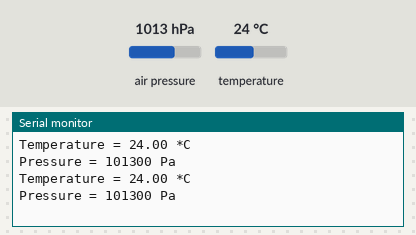
The sketch below on a simulated Arduino Uno, built with avr-gcc and run on an emulated ATmega328P. On the bench: the last lines printed to the serial monitor. The test bench sets the inputs (shaded band); at power-on: air pressure 1013 hPa, temperature 24 °C.

Above: at 5.8 s.
5.9 s: air pressure set to 952 hPa
At 10.5 s:
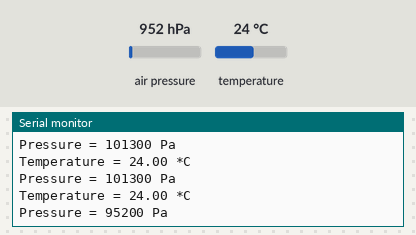
11.9 s: temperature set to 12 °C
At 15.5 s:
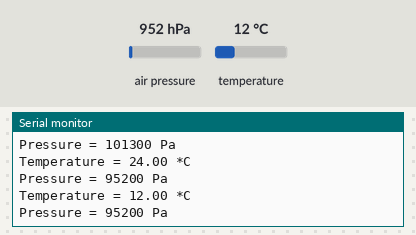
17.9 s: air pressure set to 975 hPa
At 20.6 s:
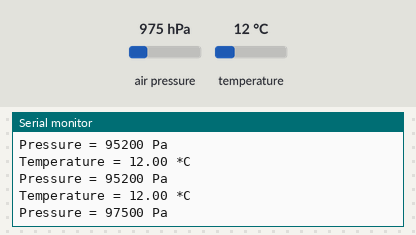
Timing chart, 0 to 22.1 s (numbered marks = the images above; inputs shaded):
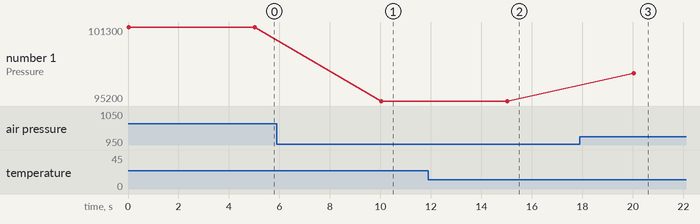

Measured:
- after the input at 5.9 s, the serial monitor: prints a new line after 4.1 s (image 1)
- after the input at 11.9 s, the serial monitor: prints a new line after 3.1 s (image 2)
- after the input at 17.9 s, the serial monitor: prints a new line after 2.1 s (image 3)
- plotted number 1: 101300 → 95200 after the input at 5.9 s, 95200 → 97500 after the input at 17.9 s

The sketch:

BMP085test.ino
```cpp
#include <Wire.h>
#include <BMP085.h>


// Connect VCC of the BMP085 sensor to 3.3V (NOT 5.0V!)
// Connect GND to Ground
// Connect SCL to i2c clock - on '168/'328 Arduino Uno/Duemilanove/etc thats Analog 5
// Connect SDA to i2c data - on '168/'328 Arduino Uno/Duemilanove/etc thats Analog 4
// EOC is not used, it signifies an end of conversion
// XCLR is a reset pin, also not used here

BMP085 bmp;

void setup() {
  Serial.begin(9600);
  bmp.begin();
}

void loop() {
    Serial.print("Temperature = ");
    Serial.print(bmp.readTemperature());
    Serial.println(" *C");

    Serial.print("Pressure = ");
    Serial.print(bmp.readPressure());
    Serial.println(" Pa");

    Serial.println();
    delay(5000);
}
```
